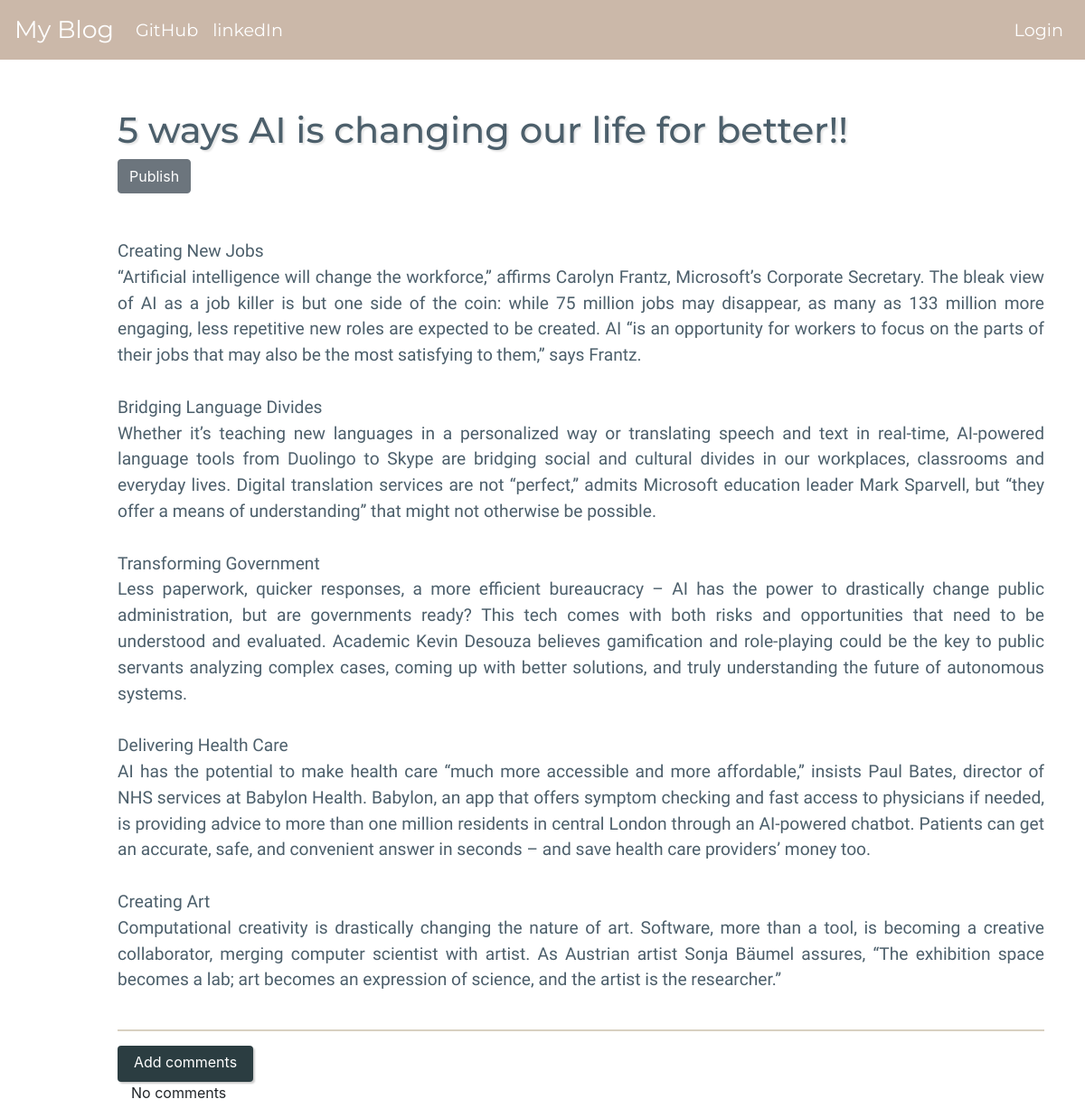
Page /post/23/ on the committed database.
### blog/models.py (models this page shows, shortened)
class Post(models.Model):
    author = models.ForeignKey("auth.User",on_delete=models.CASCADE)
    title = models.CharField(max_length = 200)
    content = models.TextField()
    created_date = models.DateTimeField(default = timezone.now)
    published_date = models.DateTimeField(blank=True,null=True)

### blog/views.py (the view)
# urls.py: path('post/<int:pk>/',views.PostDetailView.as_view(),name='post_detail'),
class PostDetailView(DetailView):
    model = Post

### blog/templates/blog/post_detail.html (shortened to what this page needs)
{% extends 'blog/base.html' %}
{% block content %}
  <h1 class="post_title">{{post.title}}</h1>
  {% if post.published_date %}
    <div class="post_published">
      <h4>{{post.published_date|date:'D M Y'}}</h4>
    </div>
  {% else %}
    <a class='btn btn-secondary' href="{% url 'post_publish' pk=post.pk %}">Publish</a>
  {% endif %}
  <p class="post_content">{{post.content|safe|linebreaksbr}}</p>
  <hr class="line">
  <a class="btn btn-primary large" href="{% url 'comment_create' pk=post.pk %}">Add comments</a>
  <div class="container">
    {% for comment in post.comments.all %}
        <br>
        {% if user.is_authenticated or comment.approved_comment %}
          <p class="comment">Posted by : {{comment.name}} on {{comment.created_date}}</p>
          <p class="comment_text">{{comment.text}}</p>
          {% if not comment.approved_comment %}
            <a class="btn btn-primary comment_approve_remove" href="{% url 'comment_approve' pk=comment.pk %}" >
              <span><i class="fa fa-class-name"></i></span>Approve
            </a>
            <a class="btn btn-primary edit_remove" href="{% url 'comment_remove' pk=comment.pk %}" >
              <span><i class="fa fa-class-name"></i></span>Remove
            </a>
          {% endif %}
          <hr>
        {% endif %}
    {% empty %}
    <p>No comments</p>
    {% endfor %}
  </div>
{% endblock %}

### blog/static/css/blog.css (style rules this page uses)
.post_title { color:#4C5F6B; font-family: 'Montserrat', sans-serif; text-shadow: 2px 2px 2px rgba(0, 0, 0, 0.1); }
.post_content { margin-top: 50px; font-family: 'Merienda', cursive; font-size:1.2em; text-align: justify; color:#4C5F6B; }
.line { margin-top: 40px; border : 1px solid #D8D0C1; }
.large,.large:hover { height: 40px; width: 150px; background-color: #2B3D41; font-weight: normal; box-shadow: 2px 2px 2px rgba(0, 0, 0, 0.2); border:none; }

### rows in the picture
Post: title "5 ways AI is changing our life for better!!", content "Creating New Jobs “Artificial intelligence will change the workforce,” affirms Carolyn Frantz, Microsoft’s Corporate Secretary. The bleak view of AI as a job killer is but one side of the coin: while 75 million jobs may disappear, as many as 133 million more engaging, less repetitive new roles are expected to be created. AI “is an opportunity for workers to focus on the parts of their jobs that may also be the most satisfying to them,” says Frantz. Bridging Language Divides Whether it’s teaching new languages in a personalized way or translating speech and text in real-time, AI-powered language tools from Duolingo to Skype are bridging social and cultural divides in our workplaces,…"
